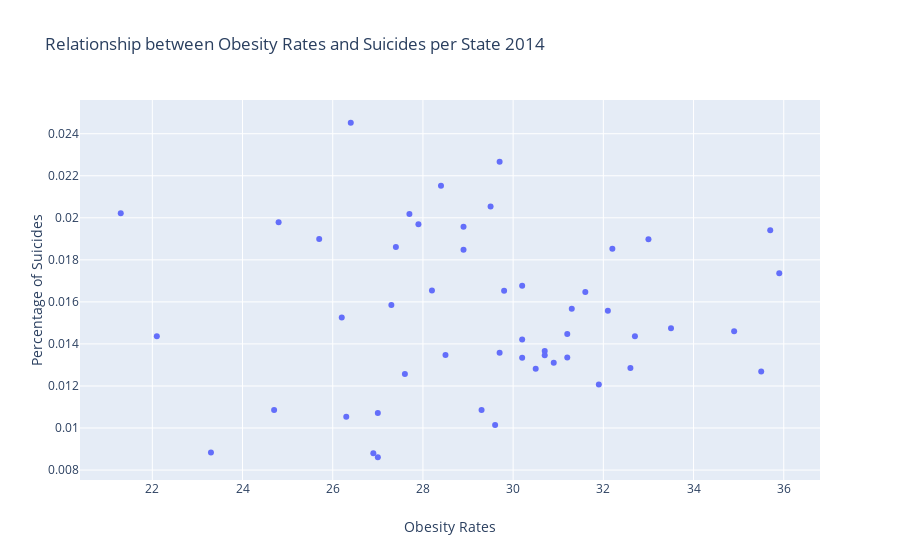

The cell this chart's notebook holds for it:
### Code cell
import plotly.graph_objects as go
fig = go.Figure(data=go.Scatter(y=df['Percentage of Suicide'],x=df['PERCENTAGE'], mode='markers'))

fig.update_layout(title='Relationship between Obesity Rates and Suicides per State 2014', xaxis_title='Obesity Rates', yaxis_title='Percentage of Suicides')
fig.show()

### Figure 1 — Plotly figure (JSON) as saved in the notebook; plotly's stock layout.template omitted (floating-point values rounded to 4 significant figures)
{"data": [{"mode": "markers", "type": "scatter", "x": [33.5, 29.7, 28.9, 35.9, 24.7, 21.3, 26.3, 30.7, 26.2, 30.5, 22.1, 28.9, 29.3, 32.7, 30.9, 31.3, 31.6, 34.9, 28.2, 29.6, 23.3, 30.7, 27.6, 35.5, 30.2, 26.4, 30.2, 27.7, 27.4, 26.9, 28.4, 27, 29.7, 32.2, 32.6, 33, 27.9, 30.2, 27, 32.1, 29.8, 31.2, 31.9, 25.7, 24.8, 28.5, 27.3, 35.7, 31.2, 29.5], "y": [0.01474, 0.02267, 0.01848, 0.01736, 0.01086, 0.02022, 0.01054, 0.01347, 0.01526, 0.01282, 0.01437, 0.01958, 0.01085, 0.01437, 0.0131, 0.01567, 0.01647, 0.0146, 0.01654, 0.01014, 0.008836, 0.01366, 0.01257, 0.01269, 0.01677, 0.02452, 0.01334, 0.02018, 0.01862, 0.008794, 0.02153, 0.008609, 0.01359, 0.01853, 0.01286, 0.01898, 0.0197, 0.01421, 0.01071, 0.01558, 0.01653, 0.01447, 0.01207, 0.01899, 0.01979, 0.01348, 0.01585, 0.0194, 0.01336, 0.02054]}], "layout": {"title": {"text": "Relationship between Obesity Rates and Suicides per State 2014"}, "xaxis": {"title": {"text": "Obesity Rates"}}, "yaxis": {"title": {"text": "Percentage of Suicides"}}}}
